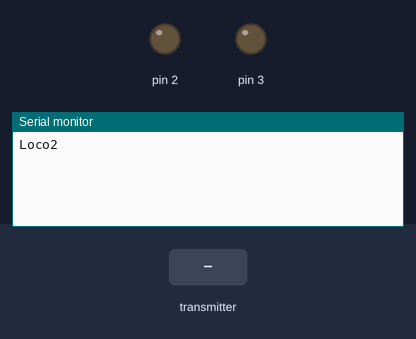
This sketch was run on a simulated Arduino Uno, built with avr-gcc and run on an emulated ATmega328P. Shown: output pins drawn as LEDs (lit = HIGH), the last lines printed to the serial monitor. Inputs (shaded band) come from the test bench. No radio packets arrive unless stated.

Above: at 1.2 s.
1.3 s: the transmitter starts sending arduino = 0
At 1.38 s:
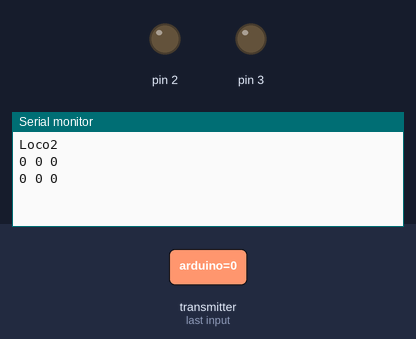
3.2 s: the transmitter starts sending commande = 128
At 3.28 s:
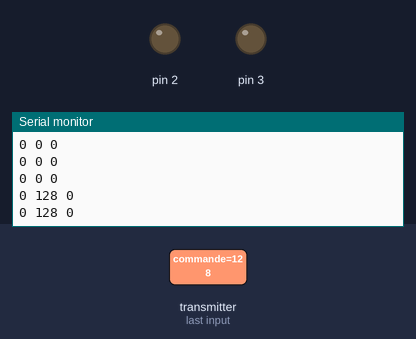
6.2 s: the transmitter starts sending valeur = 64
At 6.28 s:
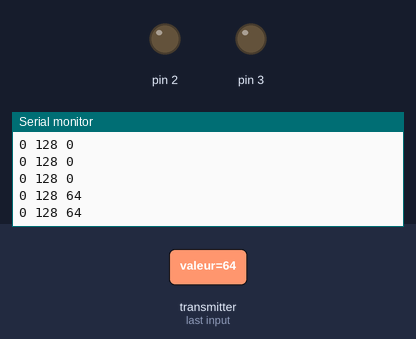

Measured:
- after the input at 1.3 s, the serial monitor: prints a new line at once (image 1)
- after the input at 3.2 s, the serial monitor: prints a new line at once (image 2)
- after the input at 6.2 s, the serial monitor: prints a new line at once (image 3)

The sketch:

A232A3commandeA1A2RF24.ino
```cpp
#include <SPI.h>
#include <nRF24L01.h>
#include <RF24.h>

typedef struct {
  byte arduino;
  byte commande;
  byte valeur;
} MaStructure;

const byte address2[5] = {"LOCO2"};
const byte addressA[5] = {"ARDU1"};

RF24 radio(8,7);

void setup() {
  Serial.begin(9600);
  Serial.setTimeout(3);
  pinMode(2,1);
  pinMode(3,1);
  radio.begin();
  radio.setChannel(50);
  radio.openWritingPipe(addressA);
  radio.openReadingPipe(1,address2);
  radio.startListening();
  Serial.println("Loco2");
}

void loop() {
MaStructure message;

if (radio.available()) {
  radio.read(&message,sizeof(MaStructure));
  delay(10);
  analogWrite(message.commande,message.valeur);
  Serial.print(message.arduino);
  Serial.print(" ");
  Serial.print(message.commande);
  Serial.print(" ");
  Serial.println(message.valeur);
  }
}
```
